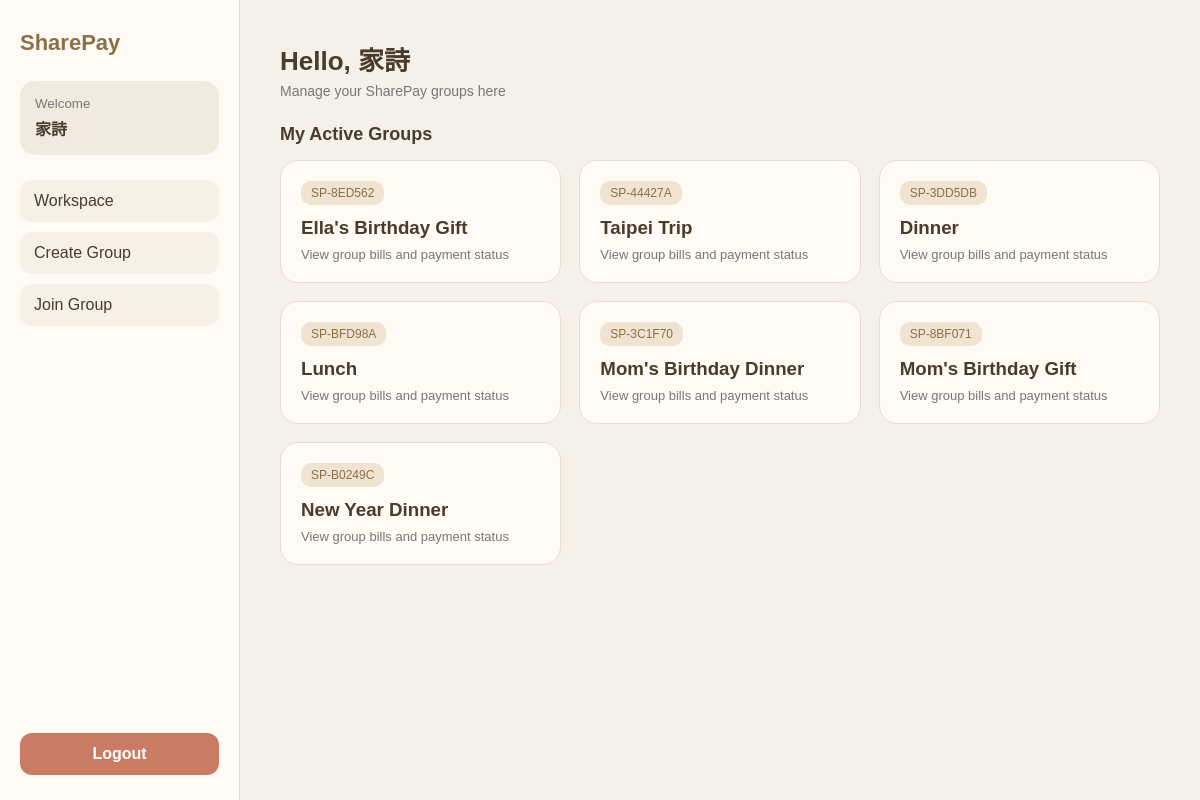
/dashboard.php (signed in), run on the app's committed database.
### tables this page shows
CREATE TABLE `groups_tb` (
  `group_id` int(11) NOT NULL,
  `group_name` varchar(100) NOT NULL,
  `invite_code` varchar(20) NOT NULL,
  `created_by` int(11) NOT NULL,
  `status` enum('active','archived') DEFAULT 'active',
  `created_at` timestamp NOT NULL DEFAULT current_timestamp()
);

### dashboard.php (the view, shortened to what this page needs)
<?php
$link = mysqli_connect('localhost', 'root', '', 'final_project');
$user_id = $_SESSION["user_id"];
$query_groups = "SELECT g.* FROM groups_tb g
                 JOIN group_members gm ON g.group_id = gm.group_id
                 WHERE gm.user_id = '$user_id'";
$my_groups = mysqli_query($link, $query_groups);
?>
<!DOCTYPE html>
<html>
<head>
</head>
<body>
<div class="sidebar">
    <div class="brand">SharePay</div>
    <div class="profile">
        <small>Welcome</small>
        <b><?php echo $_SESSION["username"]; ?></b>
    </div>
    <div class="nav">
        <a href="dashboard.php">Workspace</a>
        <a href="creategroup.php">Create Group</a>
        <a href="joingroup.php">Join Group</a>
    </div>
    <div class="logout">
        <a href="logout.php">Logout</a>
    </div>
</div>
<div class="main">
    <div class="header">
        <h1>Hello, <?php echo $_SESSION["username"]; ?></h1>
        <p>Manage your SharePay groups here</p>
    </div>
    <h2 class="section-title">My Active Groups</h2>
    <div class="groups">
        <?php if(mysqli_num_rows($my_groups) > 0){ ?>
            <?php while($g = mysqli_fetch_assoc($my_groups)){ ?>
                <a href="groupdetail.php?group_id=<?php echo $g['group_id']; ?>" class="group-card">
                    <div class="code">
                        <?php echo $g["invite_code"]; ?>
                    </div>
                    <h3>
                        <?php echo $g["group_name"]; ?>
                    </h3>
                    <p>View group bills and payment status</p>
                </a>
            <?php } ?>
        <?php } ?>
    </div>
</div>
</body>
</html>

### dashboard.php (style rules this page uses)
* { margin:0; padding:0; box-sizing:border-box; font-family:Arial, sans-serif; }
body { min-height:100vh; background:#f6f1e8; color:#333; }
.sidebar { width:240px; background:#fffaf3; border-right:1px solid #e7ddcf; position:fixed; top:0; bottom:0; left:0; padding:30px 20px; }
.brand { font-size:22px; font-weight:bold; color:#8b6f47; margin-bottom:25px; }
.profile { background:#f3eadf; padding:15px; border-radius:15px; margin-bottom:25px; }
.profile small { display:block; color:#777; margin-bottom:5px; }
.profile b { color:#4a3b2a; }
.nav a { display:block; text-decoration:none; padding:12px 14px; border-radius:12px; margin-bottom:10px; color:#4a3b2a; background:#f7f0e6; transition:0.2s; }
.logout { position:absolute; bottom:25px; left:20px; right:20px; }
.logout a { display:block; text-align:center; padding:12px; border-radius:12px; background:#c97b63; color:white; text-decoration:none; font-weight:bold; }
.main { margin-left:240px; padding:40px; }
.header h1 { font-size:26px; color:#4a3b2a; margin-bottom:6px; }
.header p { color:#777; font-size:14px; }
.section-title { margin:25px 0 15px; font-size:18px; color:#4a3b2a; }
.groups { display:grid; grid-template-columns:repeat(auto-fill, minmax(240px, 1fr)); gap:18px; }
.group-card { background:#fffaf3; border:1px solid #e7ddcf; padding:20px; border-radius:18px; text-decoration:none; color:#333; transition:0.2s; }
.code { display:inline-block; background:#efe4d1; color:#8b6f47; padding:5px 10px; border-radius:10px; font-size:12px; margin-bottom:12px; }
.group-card h3 { color:#4a3b2a; margin-bottom:8px; }
.group-card p { font-size:13px; color:#777; }

### data on the page
groups_tb: invite_code "SP-8ED562", group_name "Ella's Birthday Gift"
groups_tb: invite_code "SP-44427A", group_name "Taipei Trip"
groups_tb: invite_code "SP-3DD5DB", group_name "Dinner"
groups_tb: invite_code "SP-BFD98A", group_name "Lunch"
groups_tb: invite_code "SP-3C1F70", group_name "Mom's Birthday Dinner"
groups_tb: invite_code "SP-8BF071", group_name "Mom's Birthday Gift"
groups_tb: invite_code "SP-B0249C", group_name "New Year Dinner"

### other printed values
$_SESSION["username"] "家詩"
